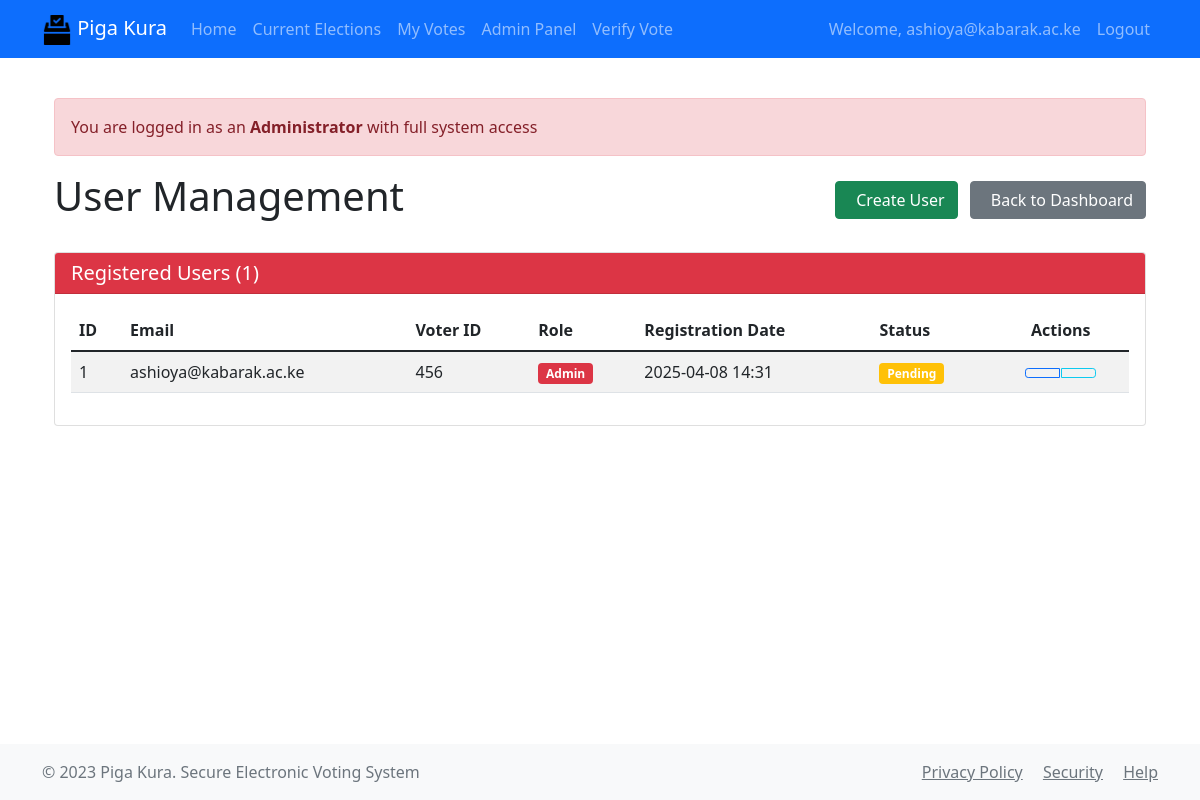
/admin/users (signed in), run on an earlier commit of the app's database.
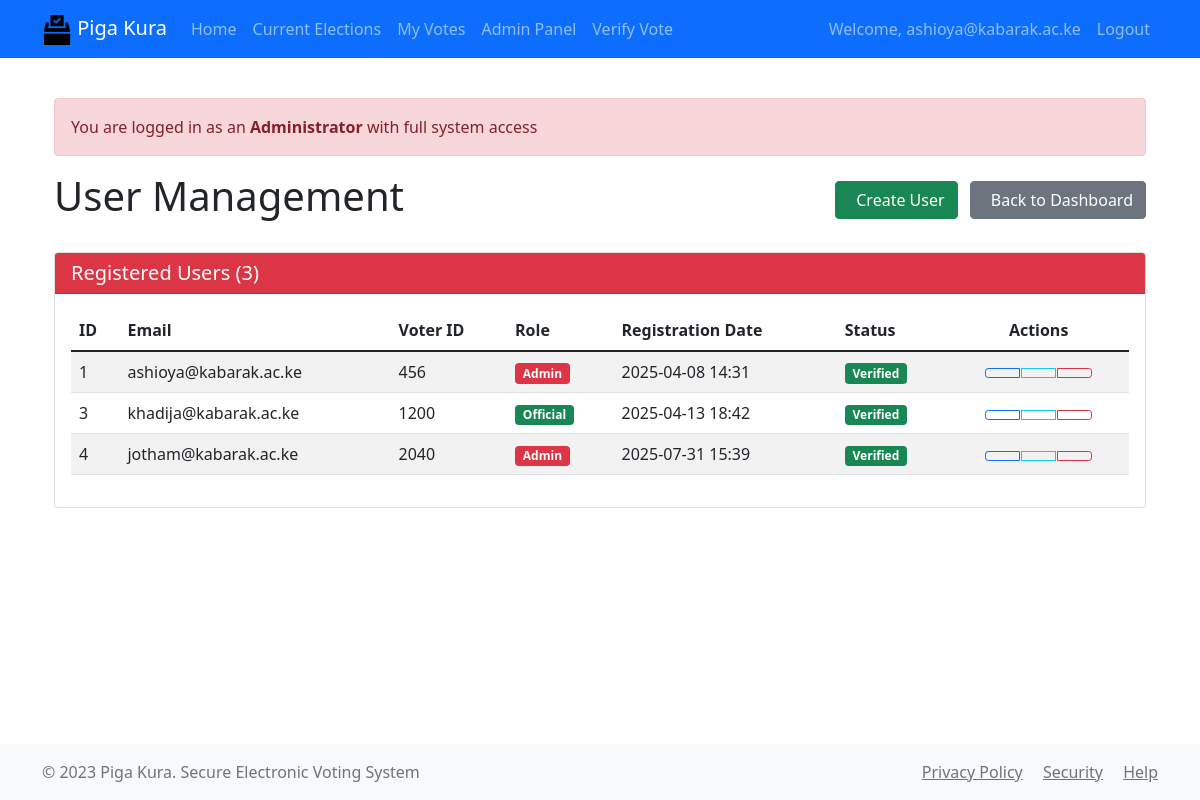
And on a later commit of the database.
### app/models/user.py (models this page shows, shortened)
class User(UserMixin, db.Model):
    id = db.Column(db.Integer, primary_key=True)
    email = db.Column(db.String(120), unique=True, nullable=False)
    voter_id = db.Column(db.String(50), unique=True, nullable=False)
    password_hash = db.Column(db.String(128))
    is_admin = db.Column(db.Boolean, default=False)
    is_official = db.Column(db.Boolean, default=False)
    is_verified = db.Column(db.Boolean, default=False)
    created_at = db.Column(db.DateTime, default=datetime.utcnow)

### app/routes/admin.py (the view)
@admin_bp.route('/users')
@login_required
@admin_required
def users():
    users = User.query.all()
    return render_template('admin/users.html', users=users)

### app/routes/admin.py (called while the page is built)
def admin_required(f):
    @wraps(f)
    def decorated_function(*args, **kwargs):
        if not current_user.is_authenticated or not current_user.is_admin:
            flash('Admin privileges required', 'danger')
            return redirect(url_for('main.index'))
        return f(*args, **kwargs)
    return decorated_function

### app/templates/admin/users.html (shortened to what this page needs)
{% extends "base.html" %}
{% block content %}
<div class="container">
    <div class="alert alert-danger">
         You are logged in as an <strong>Administrator</strong> with full system access
    </div>
    <div class="d-flex justify-content-between align-items-center mb-4">
        <h1>User Management</h1>
        <div>
            <button class="btn btn-success me-2" data-bs-toggle="modal" data-bs-target="#createUserModal">
                Create User
            </button>
            <a href="{{ url_for('admin.dashboard') }}" class="btn btn-secondary">
                Back to Dashboard
            </a>
        </div>
    </div>
    <div class="card">
        <div class="card-header bg-danger text-white">
            <h5 class="mb-0">Registered Users ({{ users|length }})</h5>
        </div>
        <div class="card-body">
            {% if users %}
            <div class="table-responsive">
                <table class="table table-striped">
                    <thead>
                        <tr>
                            <th>ID</th>
                            <th>Email</th>
                            <th>Voter ID</th>
                            <th>Role</th>
                            <th>Registration Date</th>
                            <th>Status</th>
                            <th class="text-center">Actions</th>
                        </tr>
                    </thead>
                    <tbody>
                        {% for user in users %}
                        <tr id="user-row-{{ user.id }}">
                            <td>{{ user.id }}</td>
                            <td>{{ user.email }}</td>
                            <td>{{ user.voter_id }}</td>
                            <td>
                                {% if user.is_admin %}
                                    <span class="badge bg-danger">Admin</span>
                                {% elif user.is_official %}
                                    <span class="badge bg-success">Official</span>
                                {% else %}
                                    <span class="badge bg-primary">Voter</span>
                                {% endif %}
                            </td>
                            <td>{{ user.created_at.strftime('%Y-%m-%d %H:%M') if user.created_at else 'N/A' }}</td>
                            <td>
                                <span class="badge {{ 'bg-success' if user.is_verified else 'bg-warning' }} status-toggle"
                                      data-user-id="{{ user.id }}"
                                      data-verified="{{ user.is_verified|lower }}"
                                      title="Click to toggle verification status">
                                    {{ 'Verified' if user.is_verified else 'Pending' }}
                                </span>
                            </td>
                            <td class="text-center user-actions">
                                <div class="btn-group btn-group-sm">
                                    <button class="btn btn-outline-primary action-btn"
                                            onclick="editUser({{ user.id }})"
                                            title="Edit User">
                                    </button>
                                    <button class="btn btn-outline-info action-btn"
                                            onclick="viewUser({{ user.id }})"
                                            title="View Details">
                                    </button>
                                    {% if not user.is_admin or users|selectattr('is_admin')|list|length > 1 %}
                                    <button class="btn btn-outline-danger action-btn"
                                            onclick="deleteUser({{ user.id }}, '{{ user.email }}')"
                                            title="Delete User">
                                    </button>
                                    {% endif %}
                                </div>
                            </td>
                        </tr>
                        {% endfor %}
                    </tbody>
                </table>
            </div>
            {% else %}
            <div class="text-center py-4">
                <p class="text-muted">No users found.</p>
            </div>
            {% endif %}
        </div>
    </div>
</div>
{% endblock %}

### app/templates/base.html (shortened to what this page needs)
<!DOCTYPE html>
<html lang="en">
<head>
    <link href="https://cdn.jsdelivr.net/npm/bootstrap@5.1.3/dist/css/bootstrap.min.css" rel="stylesheet">
    <link rel="stylesheet" href="{{ url_for('static', filename='css/style.css') }}">
</head>
<body>
    <nav class="navbar navbar-expand-lg navbar-dark bg-primary">
        <div class="container">
            <a class="navbar-brand" href="{{ url_for('main.index') }}">
                <img src="{{ url_for('static', filename='images/logo.png') }}" alt="Piga Kura" height="30">
                Piga Kura
            </a>
            <div class="collapse navbar-collapse" id="navbarNav">
                <ul class="navbar-nav me-auto">
                    <li class="nav-item">
                        <a class="nav-link" href="{{ url_for('main.index') }}">Home</a>
                    </li>
                    {% if current_user.is_authenticated %}
                        <li class="nav-item">
                            <a class="nav-link" href="{{ url_for('voter.active_ballots') }}">Current Elections</a>
                        </li>
                        <li class="nav-item">
                            <a class="nav-link" href="{{ url_for('voter.my_votes') }}">My Votes</a>
                        </li>
                        {% if current_user.is_admin %}
                        <li class="nav-item">
                            <a class="nav-link" href="{{ url_for('admin.dashboard') }}">Admin Panel</a>
                        </li>
                        {% endif %}
                    {% endif %}
                    <li class="nav-item">
                        <a class="nav-link" href="{{ url_for('main.verify_vote') }}">Verify Vote</a>
                    </li>
                </ul>
                <ul class="navbar-nav">
                    {% if current_user.is_authenticated %}
                        <li class="nav-item">
                            <span class="nav-link">Welcome, {{ current_user.email }}</span>
                        </li>
                        <li class="nav-item">
                            <a class="nav-link" href="{{ url_for('auth.logout') }}">Logout</a>
                        </li>
                    {% endif %}
                </ul>
            </div>
        </div>
    </nav>
    <main class="container my-4">
        {% block content %}{% endblock %}
    </main>
    <footer class="footer mt-auto py-3 bg-light">
        <div class="container">
            <div class="row">
                <div class="col-md-6 text-center text-md-start">
                    <span class="text-muted">&copy; 2023 Piga Kura. Secure Electronic Voting System</span>
                </div>
                <div class="col-md-6 text-center text-md-end">
                    <a href="{{ url_for('main.privacy') }}" class="text-muted me-3">Privacy Policy</a>
                    <a href="{{ url_for('main.security') }}" class="text-muted me-3">Security</a>
                    <a href="{{ url_for('main.help') }}" class="text-muted">Help</a>
                </div>
            </div>
        </div>
    </footer>
</body>
</html>

### app/static/css/style.css (style rules this page uses)
body { min-height: 100vh; display: flex; flex-direction: column; }
main { flex: 1; }

### app/templates/admin/users.html (style rules this page uses)
.action-btn { margin: 0 2px; min-width: 35px; }
.user-actions { white-space: nowrap; }
.status-toggle { cursor: pointer; }

What changed in the data, as far as the page shows it:
changed User "ashioya@kabarak.ac.ke": is_verified "Pending" → "Verified"
added User: id "3", email "khadija@kabarak.ac.ke", voter_id "1200", is_admin "Official", created_at "2025-04-13 18:42", is_verified "Verified"
added User: id "4", email "jotham@kabarak.ac.ke", voter_id "2040", is_admin "Admin", created_at "2025-07-31 15:39", is_verified "Verified"
Also different on the page:
{{ users|length }}: "1" → "3"
